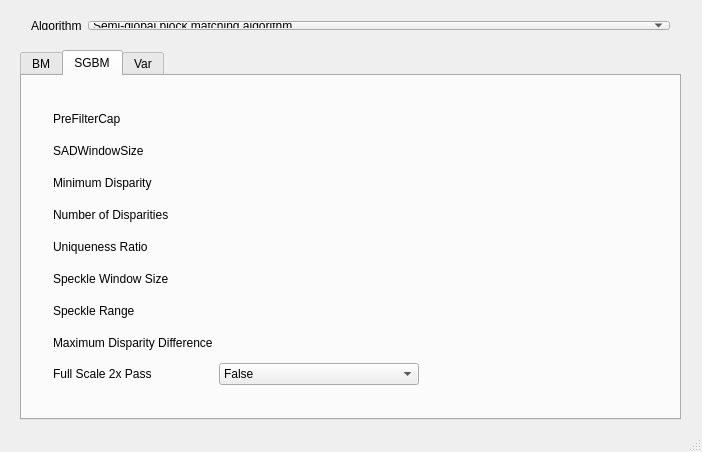
<?xml version="1.0" encoding="UTF-8"?>
<ui version="4.0">
 <class>ImageDepth</class>
 <widget class="QMainWindow" name="ImageDepth">
  <property name="geometry">
   <rect>
    <x>0</x>
    <y>0</y>
    <width>702</width>
    <height>452</height>
   </rect>
  </property>
  <property name="sizePolicy">
   <sizepolicy hsizetype="Fixed" vsizetype="Fixed">
    <horstretch>0</horstretch>
    <verstretch>0</verstretch>
   </sizepolicy>
  </property>
  <property name="minimumSize">
   <size>
    <width>702</width>
    <height>452</height>
   </size>
  </property>
  <property name="maximumSize">
   <size>
    <width>702</width>
    <height>452</height>
   </size>
  </property>
  <property name="windowTitle">
   <string>ImageDepth</string>
  </property>
  <widget class="QWidget" name="centralWidget">
   <widget class="QWidget" name="formLayoutWidget">
    <property name="geometry">
     <rect>
      <x>20</x>
      <y>10</y>
      <width>661</width>
      <height>31</height>
     </rect>
    </property>
    <layout class="QFormLayout" name="formLayout">
     <property name="fieldGrowthPolicy">
      <enum>QFormLayout::AllNonFixedFieldsGrow</enum>
     </property>
     <item row="0" column="0">
      <widget class="QLabel" name="algorithmLabel">
       <property name="text">
        <string>Algorithm</string>
       </property>
      </widget>
     </item>
     <item row="0" column="1">
      <widget class="QComboBox" name="algorithmComboBox">
       <property name="currentIndex">
        <number>1</number>
       </property>
       <item>
        <property name="text">
         <string>Block Matching Algorithm</string>
        </property>
       </item>
       <item>
        <property name="text">
         <string>Semi-global block matching algorithm</string>
        </property>
       </item>
       <item>
        <property name="text">
         <string>Variational matching algorithm</string>
        </property>
       </item>
      </widget>
     </item>
    </layout>
   </widget>
   <widget class="QTabWidget" name="tabWidget">
    <property name="geometry">
     <rect>
      <x>20</x>
      <y>50</y>
      <width>661</width>
      <height>370</height>
     </rect>
    </property>
    <property name="currentIndex">
     <number>1</number>
    </property>
    <widget class="QWidget" name="tab">
     <attribute name="title">
      <string>BM</string>
     </attribute>
     <widget class="QWidget" name="formLayoutWidget_5">
      <property name="geometry">
       <rect>
        <x>21</x>
        <y>20</y>
        <width>632</width>
        <height>284</height>
       </rect>
      </property>
      <layout class="QFormLayout" name="formLayout_6">
       <property name="fieldGrowthPolicy">
        <enum>QFormLayout::AllNonFixedFieldsGrow</enum>
       </property>
       <item row="0" column="0">
        <widget class="QLabel" name="BMPreFilterCapLabel">
         <property name="text">
          <string>PreFilterCap</string>
         </property>
        </widget>
       </item>
       <item row="0" column="1">
        <widget class="MyQSlider" name="BMPreFilterCapSlider" native="true">
         <property name="minimumSize">
          <size>
           <width>420</width>
           <height>26</height>
          </size>
         </property>
        </widget>
       </item>
       <item row="1" column="0">
        <widget class="QLabel" name="BMSADWindowSizeLabel">
         <property name="text">
          <string>SADWindowSize</string>
         </property>
        </widget>
       </item>
       <item row="1" column="1">
        <widget class="MyQSlider" name="BMSADWindowSizeSlider" native="true">
         <property name="minimumSize">
          <size>
           <width>0</width>
           <height>26</height>
          </size>
         </property>
        </widget>
       </item>
       <item row="2" column="0">
        <widget class="QLabel" name="BMMinimumDisparityLabel">
         <property name="text">
          <string>Minimum Disparity</string>
         </property>
        </widget>
       </item>
       <item row="2" column="1">
        <widget class="MyQSlider" name="BMMinimumDisparitySlider" native="true">
         <property name="minimumSize">
          <size>
           <width>0</width>
           <height>26</height>
          </size>
         </property>
        </widget>
       </item>
       <item row="3" column="0">
        <widget class="QLabel" name="BMNumberOfDisparitiesLabel">
         <property name="text">
          <string>Number of Disparities</string>
         </property>
        </widget>
       </item>
       <item row="3" column="1">
        <widget class="MyQSlider" name="BMNumberOfDisparitiesSlider" native="true">
         <property name="minimumSize">
          <size>
           <width>0</width>
           <height>26</height>
          </size>
         </property>
        </widget>
       </item>
       <item row="4" column="0">
        <widget class="QLabel" name="BMTextureThresholdLabel">
         <property name="text">
          <string>Texture Threshold</string>
         </property>
        </widget>
       </item>
       <item row="4" column="1">
        <widget class="MyQSlider" name="BMTextureThresholdSlider" native="true">
         <property name="minimumSize">
          <size>
           <width>0</width>
           <height>26</height>
          </size>
         </property>
        </widget>
       </item>
       <item row="5" column="0">
        <widget class="QLabel" name="BMUniquenessRatioLabel">
         <property name="text">
          <string>Uniqueness Ratio</string>
         </property>
        </widget>
       </item>
       <item row="5" column="1">
        <widget class="MyQSlider" name="BMUniquenessRatioSlider" native="true">
         <property name="minimumSize">
          <size>
           <width>0</width>
           <height>26</height>
          </size>
         </property>
        </widget>
       </item>
       <item row="6" column="0">
        <widget class="QLabel" name="BMSpeckleWindowSizeLabel">
         <property name="text">
          <string>Speckle Window Size</string>
         </property>
        </widget>
       </item>
       <item row="6" column="1">
        <widget class="MyQSlider" name="BMSpeckleWindowSizeSlider" native="true">
         <property name="minimumSize">
          <size>
           <width>0</width>
           <height>26</height>
          </size>
         </property>
        </widget>
       </item>
       <item row="7" column="0">
        <widget class="QLabel" name="BMSpeckleRangeLabel">
         <property name="text">
          <string>Speckle Range</string>
         </property>
        </widget>
       </item>
       <item row="7" column="1">
        <widget class="MyQSlider" name="BMSpeckleRangeSlider" native="true">
         <property name="minimumSize">
          <size>
           <width>0</width>
           <height>26</height>
          </size>
         </property>
        </widget>
       </item>
       <item row="8" column="0">
        <widget class="QLabel" name="BMMaximumDisparityDifferenceLabel">
         <property name="text">
          <string>Maximum Disparity Difference</string>
         </property>
        </widget>
       </item>
       <item row="8" column="1">
        <widget class="MyQSlider" name="BMMaximumDisparityDifferenceSlider" native="true">
         <property name="minimumSize">
          <size>
           <width>0</width>
           <height>26</height>
          </size>
         </property>
        </widget>
       </item>
      </layout>
     </widget>
    </widget>
    <widget class="QWidget" name="tab_3">
     <attribute name="title">
      <string>SGBM</string>
     </attribute>
     <widget class="QWidget" name="formLayoutWidget_6">
      <property name="geometry">
       <rect>
        <x>20</x>
        <y>20</y>
        <width>632</width>
        <height>301</height>
       </rect>
      </property>
      <layout class="QFormLayout" name="formLayout_7">
       <property name="fieldGrowthPolicy">
        <enum>QFormLayout::AllNonFixedFieldsGrow</enum>
       </property>
       <item row="0" column="0">
        <widget class="QLabel" name="SGBMPreFilterCapLabel">
         <property name="text">
          <string>PreFilterCap</string>
         </property>
        </widget>
       </item>
       <item row="0" column="1">
        <widget class="MyQSlider" name="SGBMPreFilterCapSlider" native="true">
         <property name="minimumSize">
          <size>
           <width>420</width>
           <height>26</height>
          </size>
         </property>
        </widget>
       </item>
       <item row="1" column="0">
        <widget class="QLabel" name="SGBMSADWindowSizeLabel">
         <property name="text">
          <string>SADWindowSize</string>
         </property>
        </widget>
       </item>
       <item row="1" column="1">
        <widget class="MyQSlider" name="SGBMSADWindowSizeSlider" native="true">
         <property name="minimumSize">
          <size>
           <width>0</width>
           <height>26</height>
          </size>
         </property>
        </widget>
       </item>
       <item row="2" column="0">
        <widget class="QLabel" name="SGBMMinimumDisparityLabel">
         <property name="text">
          <string>Minimum Disparity</string>
         </property>
        </widget>
       </item>
       <item row="2" column="1">
        <widget class="MyQSlider" name="SGBMMinimumDisparitySlider" native="true">
         <property name="minimumSize">
          <size>
           <width>0</width>
           <height>26</height>
          </size>
         </property>
        </widget>
       </item>
       <item row="3" column="0">
        <widget class="QLabel" name="SGBMNumberOfDisparitiesLabel">
         <property name="text">
          <string>Number of Disparities</string>
         </property>
        </widget>
       </item>
       <item row="3" column="1">
        <widget class="MyQSlider" name="SGBMNumberOfDisparitiesSlider" native="true">
         <property name="minimumSize">
          <size>
           <width>0</width>
           <height>26</height>
          </size>
         </property>
        </widget>
       </item>
       <item row="4" column="0">
        <widget class="QLabel" name="SGBMUniquenessRatioLabel">
         <property name="text">
          <string>Uniqueness Ratio</string>
         </property>
        </widget>
       </item>
       <item row="4" column="1">
        <widget class="MyQSlider" name="SGBMUniquenessRatioSlider" native="true">
         <property name="minimumSize">
          <size>
           <width>0</width>
           <height>26</height>
          </size>
         </property>
        </widget>
       </item>
       <item row="5" column="0">
        <widget class="QLabel" name="SGBMSpeckleWindowSizeLabel">
         <property name="text">
          <string>Speckle Window Size</string>
         </property>
        </widget>
       </item>
       <item row="5" column="1">
        <widget class="MyQSlider" name="SGBMSpeckleWindowSizeSlider" native="true">
         <property name="minimumSize">
          <size>
           <width>0</width>
           <height>26</height>
          </size>
         </property>
        </widget>
       </item>
       <item row="6" column="0">
        <widget class="QLabel" name="SGBMSpeckleRangeLabel">
         <property name="text">
          <string>Speckle Range</string>
         </property>
        </widget>
       </item>
       <item row="6" column="1">
        <widget class="MyQSlider" name="SGBMSpeckleRangeSlider" native="true">
         <property name="minimumSize">
          <size>
           <width>0</width>
           <height>26</height>
          </size>
         </property>
        </widget>
       </item>
       <item row="7" column="0">
        <widget class="QLabel" name="SGBMMaximumDisparityDifferenceLabel">
         <property name="text">
          <string>Maximum Disparity Difference</string>
         </property>
        </widget>
       </item>
       <item row="7" column="1">
        <widget class="MyQSlider" name="SGBMMaximumDisparityDifferenceSlider" native="true">
         <property name="minimumSize">
          <size>
           <width>0</width>
           <height>26</height>
          </size>
         </property>
        </widget>
       </item>
       <item row="8" column="0">
        <widget class="QLabel" name="SGBMFullScale2xPassLabel">
         <property name="text">
          <string>Full Scale 2x Pass</string>
         </property>
        </widget>
       </item>
       <item row="8" column="1">
        <widget class="QComboBox" name="SGBMFullScale2xPassComboBox">
         <property name="minimumSize">
          <size>
           <width>200</width>
           <height>0</height>
          </size>
         </property>
         <property name="maximumSize">
          <size>
           <width>200</width>
           <height>16777215</height>
          </size>
         </property>
         <property name="currentIndex">
          <number>1</number>
         </property>
         <item>
          <property name="text">
           <string>True</string>
          </property>
         </item>
         <item>
          <property name="text">
           <string>False</string>
          </property>
         </item>
        </widget>
       </item>
      </layout>
     </widget>
    </widget>
    <widget class="QWidget" name="tab_2">
     <attribute name="title">
      <string>Var</string>
     </attribute>
     <widget class="QWidget" name="formLayoutWidget_2">
      <property name="geometry">
       <rect>
        <x>20</x>
        <y>20</y>
        <width>630</width>
        <height>301</height>
       </rect>
      </property>
      <layout class="QFormLayout" name="formLayout_2">
       <property name="sizeConstraint">
        <enum>QLayout::SetFixedSize</enum>
       </property>
       <item row="0" column="0">
        <widget class="QLabel" name="VarIterationsLabel">
         <property name="text">
          <string>Iterations</string>
         </property>
        </widget>
       </item>
       <item row="0" column="1">
        <widget class="MyQSlider" name="VarIterationsSlider" native="true">
         <property name="minimumSize">
          <size>
           <width>420</width>
           <height>26</height>
          </size>
         </property>
         <property name="maximumSize">
          <size>
           <width>16777215</width>
           <height>26</height>
          </size>
         </property>
        </widget>
       </item>
       <item row="1" column="0">
        <widget class="QLabel" name="VarMinimumDisparityLabel">
         <property name="text">
          <string>Minimum Disparity</string>
         </property>
        </widget>
       </item>
       <item row="1" column="1">
        <widget class="MyQSlider" name="VarMinimumDisparitySlider" native="true">
         <property name="minimumSize">
          <size>
           <width>0</width>
           <height>26</height>
          </size>
         </property>
        </widget>
       </item>
       <item row="2" column="0">
        <widget class="QLabel" name="VarMaximumDisparityLabel">
         <property name="text">
          <string>Maximum Disparity</string>
         </property>
        </widget>
       </item>
       <item row="2" column="1">
        <widget class="MyQSlider" name="VarMaximumDisparitySlider" native="true">
         <property name="minimumSize">
          <size>
           <width>0</width>
           <height>26</height>
          </size>
         </property>
        </widget>
       </item>
       <item row="3" column="0">
        <widget class="QLabel" name="VarOrderOfPolynomialLabel">
         <property name="text">
          <string>Order of Polynomial                    </string>
         </property>
        </widget>
       </item>
       <item row="3" column="1">
        <widget class="MyQSlider" name="VarOrderOfPolynomialSlider" native="true">
         <property name="minimumSize">
          <size>
           <width>0</width>
           <height>26</height>
          </size>
         </property>
        </widget>
       </item>
       <item row="4" column="0">
        <widget class="QLabel" name="VarStandardDeviationLabel">
         <property name="text">
          <string>Standard Deviation</string>
         </property>
        </widget>
       </item>
       <item row="4" column="1">
        <widget class="MyQSlider" name="VarStandardDeviationSlider" native="true">
         <property name="minimumSize">
          <size>
           <width>0</width>
           <height>26</height>
          </size>
         </property>
        </widget>
       </item>
       <item row="5" column="0">
        <widget class="QLabel" name="VarSmoothnessLabel">
         <property name="text">
          <string>Smoothness</string>
         </property>
        </widget>
       </item>
       <item row="5" column="1">
        <widget class="MyQSlider" name="VarSmoothnessSlider" native="true">
         <property name="minimumSize">
          <size>
           <width>0</width>
           <height>26</height>
          </size>
         </property>
        </widget>
       </item>
       <item row="6" column="0">
        <widget class="QLabel" name="VarThresholdLabel">
         <property name="text">
          <string>Threshold</string>
         </property>
        </widget>
       </item>
       <item row="6" column="1">
        <widget class="QLineEdit" name="VarThresholdLineEdit">
         <property name="maximumSize">
          <size>
           <width>200</width>
           <height>16777215</height>
          </size>
         </property>
         <property name="text">
          <string>0.03</string>
         </property>
        </widget>
       </item>
      </layout>
     </widget>
    </widget>
   </widget>
  </widget>
  <widget class="QStatusBar" name="statusBar"/>
 </widget>
 <layoutdefault spacing="6" margin="11"/>
 <customwidgets>
  <customwidget>
   <class>MyQSlider</class>
   <extends>QWidget</extends>
   <header>myqslider.h</header>
   <container>1</container>
  </customwidget>
 </customwidgets>
 <resources/>
 <connections/>
</ui>
